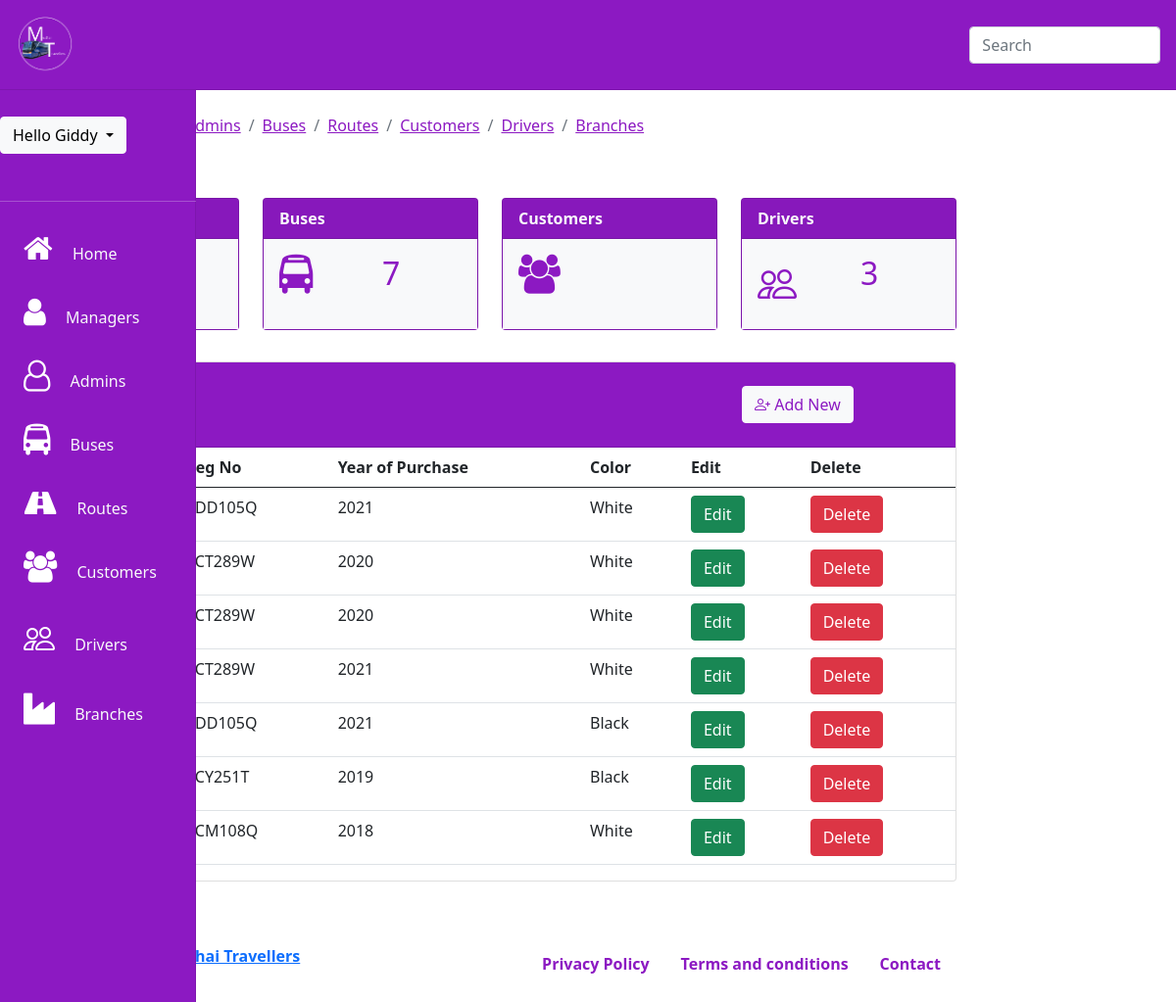
Page /super_admin/buses.php (signed in) on the committed database.
### tables this page shows
CREATE TABLE `buses` (
  `id` int(11) NOT NULL,
  `branch` varchar(100) NOT NULL,
  `regno` varchar(100) NOT NULL,
  `yop` year(4) NOT NULL,
  `color` varchar(100) NOT NULL
);

### super_admin/partials/i_buses.php (the view, shortened to what this page needs)
<?php
 $sql ="SELECT *FROM buses
  ORDER BY id";
   $query =$con->query($sql);
   WHILE($row=$query->fetch_assoc())
   {
       ?>
<tr>
    <td><?php echo $row['branch'];?></td>
    <td><?php echo $row['regno'];?></td>
    <td><?php echo $row['yop'];?></td>
    <td><?php echo $row['color'];?></td>
    <form action="partials/updatedata.php" Method="POST">
        <th><input type="submit" name="edit" class="btn btn-success" data-target="#addnew" value="Edit"></th>
    </form>
    <form action="partials/delete.php" Method="POST">
        <th><input type="submit" name="delete" class="btn btn-danger" value="Delete"></th>
    </form>
</tr>
<?php
                }
                ?>

### rows in the picture
buses: regno "KDD105Q", yop "2021", color "White"
buses: regno "KCT289W", yop "2020", color "White"
buses: regno "KCT289W", yop "2020", color "White"
buses: regno "KCT289W", yop "2021", color "White"
buses: regno "KDD105Q", yop "2021", color "Black"
buses: regno "KCY251T", yop "2019", color "Black"
buses: regno "KCM108Q", yop "2018", color "White"

### other values in the picture
$_SESSION['username'] "Giddy"
$row "7"
$row "3"
